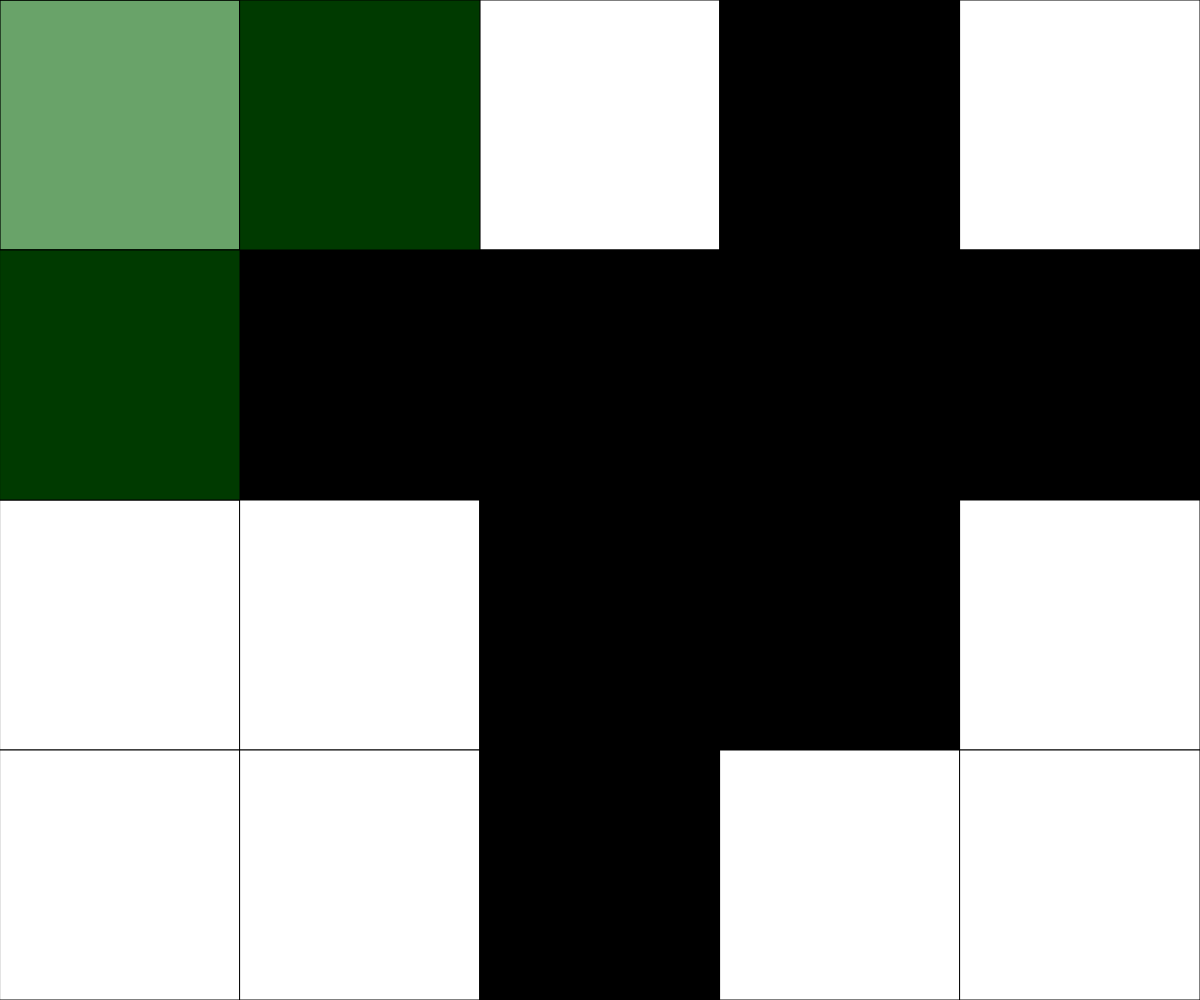
Frame 1 (no input)
Frame 60 (no input): identical to frame 1, image omitted
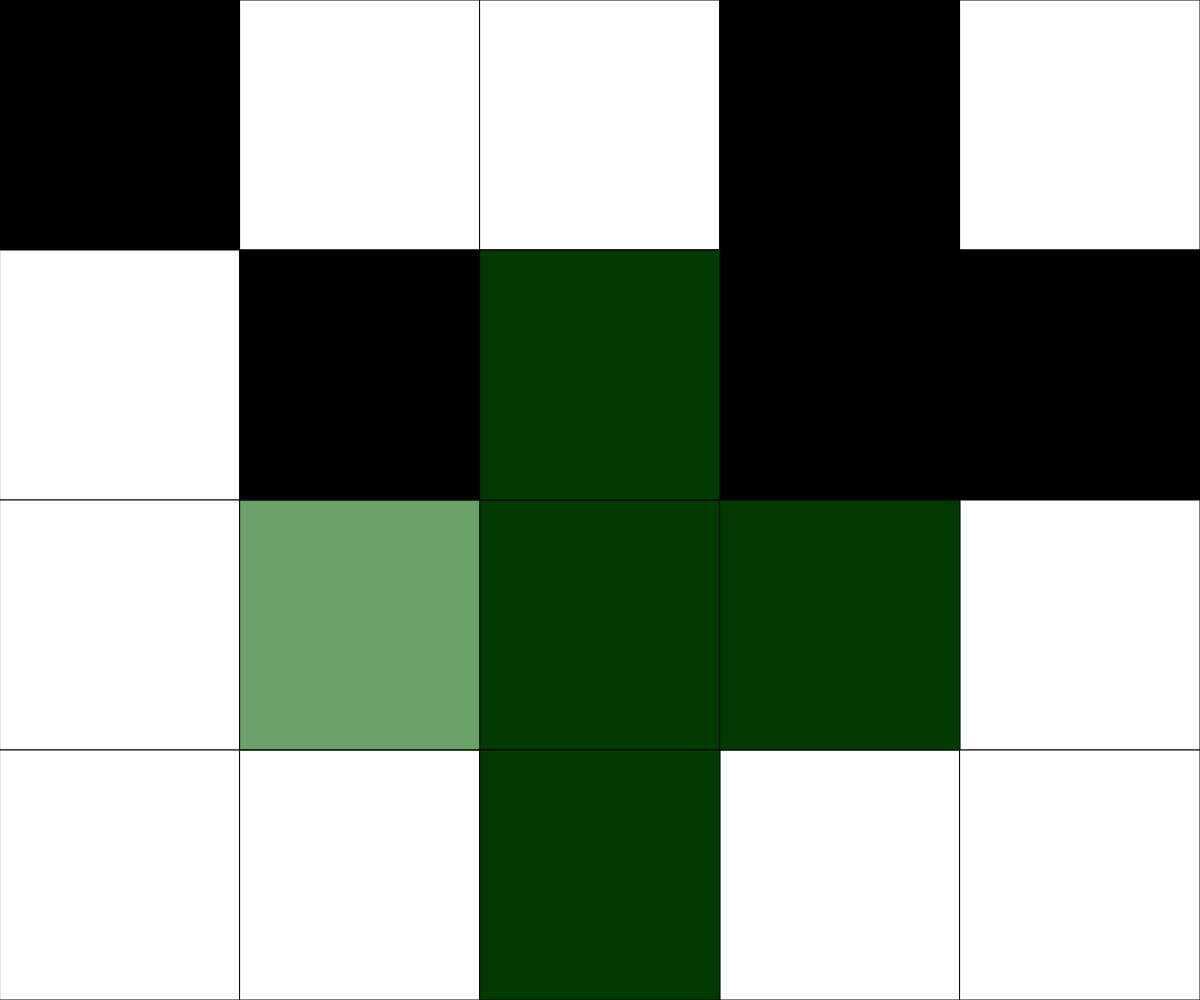
Frame 120 (the mouse pressed at the canvas centre since frame 60)

The p5.js sketch that drew these frames (run headless with seeded random() and noise() and a simulated clock; from frame 60 on, the mouse is pressed at the canvas centre):

// p5.js sketch
// ── sketch.js
// Array Game
// Mitsaal Idris
// Oct. 29, 2024

// global variables
const NUM_ROWS = 4;
const NUM_COLS = 5;
let win = 0;
let rectWidth, rectHeight;
let currentRow, currentCol;

let grid = [];
// let gridData = [[0,0,0,255,0],
//                 [255,0,255,0,255],
//                 [0,255,0,0,0],
//                 [0,0,255,0,255]];

//sets up the rectangles
function setup() {
  createCanvas(windowWidth, windowHeight);
  rectWidth = width / NUM_COLS;
  rectHeight = height / NUM_ROWS;
  randomizer();
}

//draws the grid
function drawGrid(){
  for (let y = 0; y < NUM_ROWS; y++){
    for (let x = 0; x < NUM_COLS; x++){
      fill(grid[y][x]);
      rect(x*rectWidth,y*rectHeight,rectWidth,rectHeight);
    }
  }
}
//determines witch squares are active
function determineActiveSquare(){
  currentRow = int(mouseY / rectHeight);
  currentCol = int(mouseX / rectWidth);
  print(currentCol, currentRow);
}
//flips only one of the squares
function mousePressed(){
  if(keyIsDown(SHIFT)){
    flip(currentCol, currentRow );
  }
  //flips squares in a cross pattern
  else{
    flip(currentCol, currentRow );
    flip(currentCol-1, currentRow );
    flip(currentCol+1, currentRow );
    flip(currentCol, currentRow-1 );
    flip(currentCol, currentRow+1 );
  }
}
// code for white or black tiles
function flip(col, row){
  if (col >= 0 && col < NUM_COLS && row >= 0 && row < NUM_ROWS){
    if (grid[row][col] === 0){
      grid[row][col] = 255;
    }
    else{ 
      grid[row][col] = 0;
    }
  }
}

//calls everything
function draw() {
  background(220);
  determineActiveSquare();
  drawGrid();
  winner();
  overlay();
}
// detects if all tiles are white or black
function winner(){
  let firstValue = grid [0][0];
  let white = grid.every(row => row.every( value => value === firstValue ));

  if(white){
    textSize(50);
    stroke(1);
    fill(0);
    textAlign(CENTER,CENTER);
    text("YOU WIN!", width/2, height/2);
  }

  let black = grid.every(row => row.every( value => value === firstValue ));

  if(black){
    textSize(50);
    fill(255);
    textAlign(CENTER,CENTER);
    text("YOU WIN!", width/2, height/2);
  }
}
//randomize the starting position of white and black tiles
function randomizer(){
  for(let i = 0; i < NUM_ROWS; i++){
    let rowArray = [];
    for(let i = 0; i < NUM_COLS; i++){
      r = int(random(0,2));
      if(r === 0){
        rowArray.push(0);
      }
      else{
        rowArray.push(255);
      }
    }
    grid.push(rowArray);
  }
}

//highlights the affected squares
function overlay(){
  currentRow = int(mouseY / rectHeight);
  currentCol = int(mouseX / rectWidth);
  print(currentCol, currentRow);
  fill(0,100,0,150);
  rect(currentCol*rectWidth,currentRow*rectHeight,rectWidth,rectHeight);
  rect((currentCol+1)*rectWidth,currentRow*rectHeight,rectWidth,rectHeight);
  rect((currentCol-1)*rectWidth,currentRow*rectHeight,rectWidth,rectHeight);
  rect(currentCol*rectWidth,(currentRow-1)*rectHeight,rectWidth,rectHeight);
  rect(currentCol*rectWidth,(currentRow+1) *rectHeight,rectWidth,rectHeight);
}
